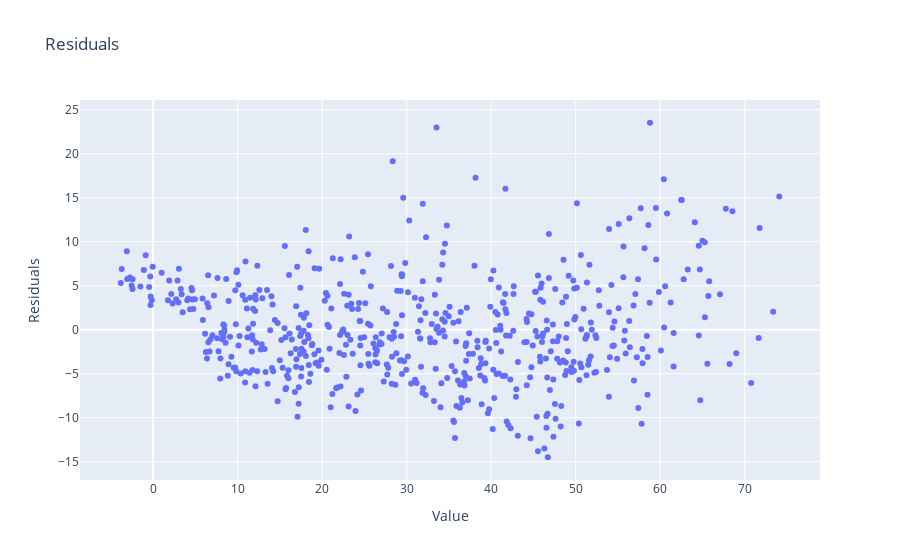

This figure's notebook cell:
### Code cell
testrelresid = px.scatter(x = testrelf.fittedvalues,
                          y = testrelf.resid,
                          title = "Residuals",
                          labels = {"x": "Value", "y": "Residuals"})
testrelresid.show()

# Vary Very Clear Homoscedasticity

### Figure 1 — Plotly figure (JSON) as saved in the notebook; plotly's stock layout.template omitted (floating-point values rounded to 4 significant figures; data arrays with more than 128 entries replaced by an {"elided": "..."} marker saying what was removed)
{"data": [{"hovertemplate": "Value=%{x}<br>Residuals=%{y}<extra></extra>", "legendgroup": "", "marker": {"color": "#636efa", "symbol": "circle"}, "mode": "markers", "name": "", "orientation": "v", "showlegend": false, "type": "scatter", "x": {"elided": "576 float values"}, "xaxis": "x", "y": {"elided": "576 float values"}, "yaxis": "y"}], "layout": {"legend": {"tracegroupgap": 0}, "title": {"text": "Residuals"}, "xaxis": {"anchor": "y", "domain": [0, 1], "title": {"text": "Value"}}, "yaxis": {"anchor": "x", "domain": [0, 1], "title": {"text": "Residuals"}}}}
